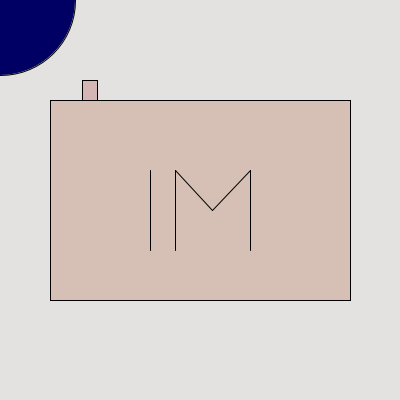
Frame 1 (no input)
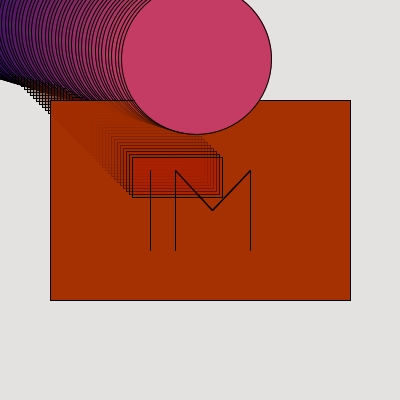
Frame 60 (the mouse pressed at the canvas centre just before this capture)
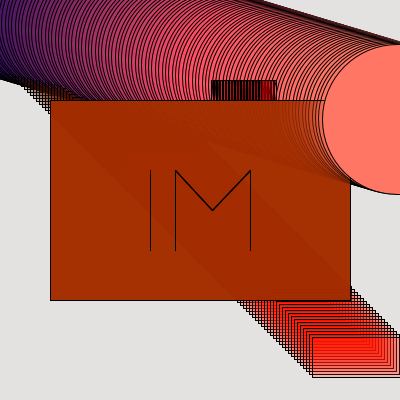
Frame 120 (the mouse held since frame 60 and released just before this capture)

The Processing sketch that drew these frames (run headless with seeded random() and noise(); from frame 60 on, the mouse is pressed at the canvas centre):

// Processing sketch: processing_133255
// ── processing_133255.pde

float num = random(0, 255);
float value = 0;
float move = 0;
float speed1 = random(1, 10);
float speed2 = 1;
float speed3 = 3;
float speed4 = 1.5;
float circleX = 0;
float circleY = 0;
float rectX = 90;

void setup() {
	size (400, 400);
	background(227, 226, 224);
	smooth();
	frameRate(30);
}

void keyPressed(){
		value = random(15, 210);;
		//move = random(0, 400);
}

void draw(){
	
	//Draw main rectangle (body)
	fill(num, value+45, value-15, 50);
	rectMode(CENTER);
	rect(200,200, 300, 200);
	
	//Draw secondary rectangle (flash)
	fill(move, value+20, value-10, 50);

	rect(move, move, 90, 40);
	move += speed3;

	if (move >= width){
		move = 0;
	}
	

	//Draw tertiary rectangle (button)
	fill(num, value, value-15, 50);
	rect(rectX, 90, 15, 20);
	rectX += speed4;
	if (rectX >= 310 || rectX <= 90){
		speed4 = speed4 * -1;
	}

	//Draw circle
	fill(circleX, circleY, 100);
	stroke(0);
	ellipse(circleX, circleY, 150, 150);
	//Motion
	circleX += speed1;
	circleY += speed2;
	//Bounce
	if (circleX >= width || circleX <= 0){
		speed1 = speed1 * -1;
	} 
	if (circleY >= height || circleY <= 0){
		speed2 = speed2 * -1.2;
	}
	
	//Draw letters I & M
	line(150, 170, 150, 250);
	line(175, 170, 175, 250);
	line(175, 170, 212.5, 210);
	line(212.5, 210, 250, 170);
	line(250, 170, 250, 250);

}
